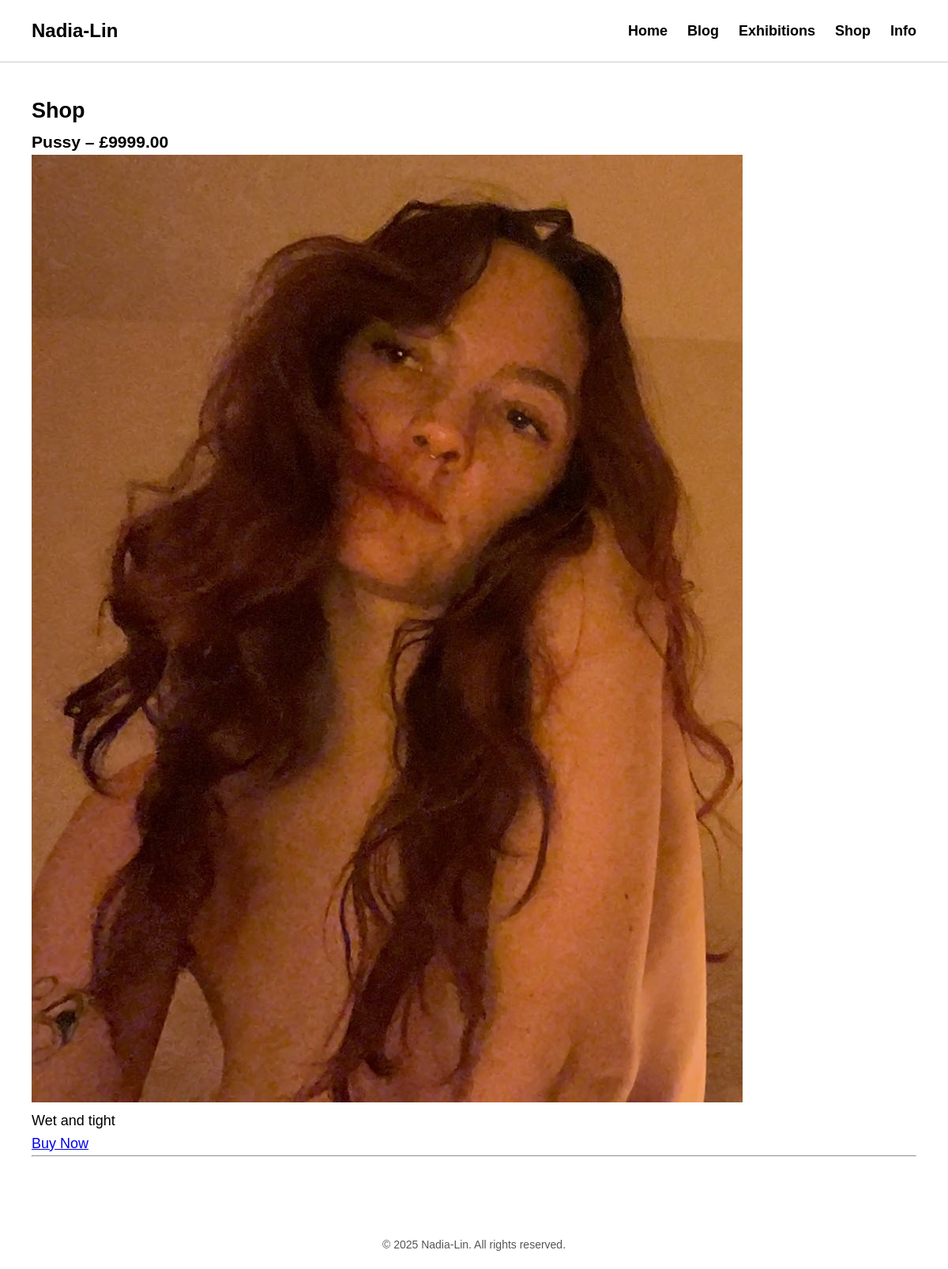
The app's page /shop/ with its own data.
### main/models.py (models this page shows, shortened)
class Product(models.Model):
    title = models.CharField(max_length=100)
    description = models.TextField()
    image = models.ImageField(upload_to='product_images/')
    price = models.DecimalField(max_digits=6, decimal_places=2)
    sumup_link = models.URLField(help_text="Paste the SumUp payment link here")
    is_available = models.BooleanField(default=True)

### main/views.py (the view)
# urls.py: path('shop/', views.shop, name='shop'),
def shop(request):
    products = Product.objects.filter(is_available=True)
    return render(request, 'main/shop.html', {'products': products})

### main/templates/main/shop.html
{% extends 'main/base.html' %}
{% block content %}
<h2>Shop</h2>
{% for product in products %}
    <div style="margin-bottom: 40px;">
        <h3>{{ product.title }} – £{{ product.price }}</h3>
        {% if product.image %}
            <img src="{{ product.image.url|add:'?w=300&c_limit' }}" alt="{{ product.title }}" loading="lazy">
        {% endif %}
        <p>{{ product.description }}</p>
        <a href="{{ product.sumup_link }}" target="_blank">Buy Now</a>
        <hr>
    </div>
{% empty %}
    <p>No products available at the moment.</p>
{% endfor %}
{% endblock %}

### main/static/main/style.css (style rules this page uses)
* { margin: 0; padding: 0; box-sizing: border-box; }
body { background-color: white; color: black; font-family: 'Arial', sans-serif; font-size: 18px; line-height: 1.6; }

### records on screen
Product: title "Pussy", price "9999.00", image|add (picture), description "Wet and tight"
